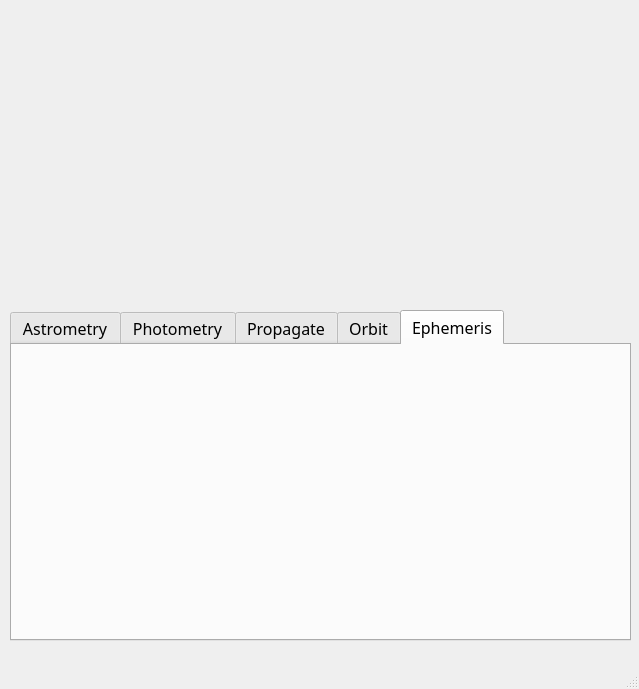
<?xml version="1.0" encoding="UTF-8"?>
<ui version="4.0">
 <class>MainWindow</class>
 <widget class="QMainWindow" name="MainWindow">
  <property name="geometry">
   <rect>
    <x>0</x>
    <y>0</y>
    <width>639</width>
    <height>689</height>
   </rect>
  </property>
  <property name="font">
   <font>
    <family>Sylfaen</family>
    <pointsize>11</pointsize>
   </font>
  </property>
  <property name="cursor">
   <cursorShape>ArrowCursor</cursorShape>
  </property>
  <property name="windowTitle">
   <string>OpihiExarata</string>
  </property>
  <property name="windowOpacity">
   <double>1.000000000000000</double>
  </property>
  <widget class="QWidget" name="centralwidget">
   <widget class="QWidget" name="verticalLayoutWidget">
    <property name="geometry">
     <rect>
      <x>10</x>
      <y>310</y>
      <width>621</width>
      <height>331</height>
     </rect>
    </property>
    <layout class="QVBoxLayout" name="solution_vertical_layout">
     <item>
      <widget class="QTabWidget" name="tab_all">
       <property name="font">
        <font>
         <pointsize>12</pointsize>
        </font>
       </property>
       <property name="currentIndex">
        <number>4</number>
       </property>
       <property name="iconSize">
        <size>
         <width>16</width>
         <height>16</height>
        </size>
       </property>
       <widget class="QWidget" name="tab_astrometry">
        <attribute name="title">
         <string>Astrometry</string>
        </attribute>
       </widget>
       <widget class="QWidget" name="tab_photometry">
        <attribute name="title">
         <string>Photometry</string>
        </attribute>
       </widget>
       <widget class="QWidget" name="tab_propagate">
        <attribute name="title">
         <string>Propagate</string>
        </attribute>
       </widget>
       <widget class="QWidget" name="tab_orbit">
        <attribute name="title">
         <string>Orbit</string>
        </attribute>
       </widget>
       <widget class="QWidget" name="tab_ephemeris">
        <attribute name="title">
         <string>Ephemeris</string>
        </attribute>
       </widget>
      </widget>
     </item>
    </layout>
   </widget>
   <widget class="QWidget" name="verticalLayoutWidget_2">
    <property name="geometry">
     <rect>
      <x>10</x>
      <y>10</y>
      <width>621</width>
      <height>291</height>
     </rect>
    </property>
    <layout class="QVBoxLayout" name="image_vertical_layout"/>
   </widget>
  </widget>
  <widget class="QMenuBar" name="menubar">
   <property name="geometry">
    <rect>
     <x>0</x>
     <y>0</y>
     <width>639</width>
     <height>25</height>
    </rect>
   </property>
  </widget>
  <widget class="QStatusBar" name="statusbar"/>
 </widget>
 <resources/>
 <connections/>
</ui>
